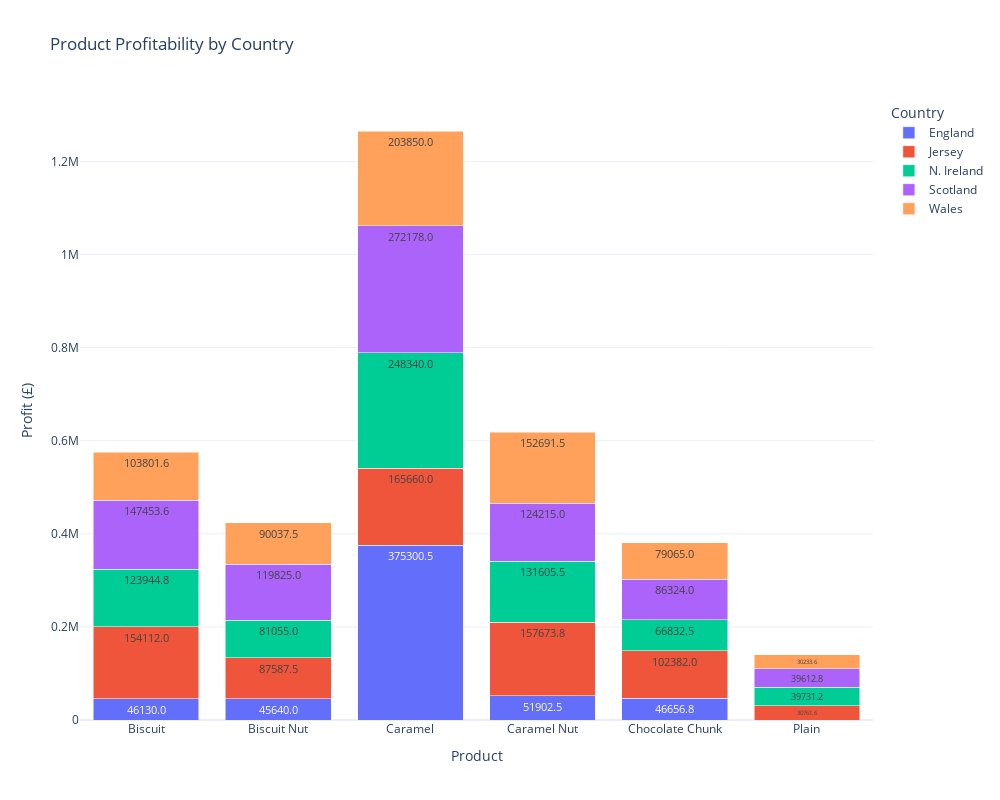

The notebook cell saved with this chart:
### Code cell
# Product Profitability — Stacked Bar Chart by Country

# Group the data by (Confectionary) and (Country) and sum the total profit for each combination.
profit_product_country = (df_iqr.groupby(['Confectionary', 'Country(UK)'])['Profit(£)'].sum().reset_index())

# Format profit values to one decimal place for cleaner labels on bars
profit_product_country['Profit_text'] = profit_product_country['Profit(£)'].map(lambda x: f"{x:.1f}")

# Create stacked bar chart
fig = px.bar(profit_product_country, x='Confectionary', y='Profit(£)', color='Country(UK)',            
    title='Product Profitability by Country', labels={'Profit(£)': 'Profit (£)', 'Confectionary': 'Product'},
    text='Profit_text')

# better visualization
fig.update_traces(textposition='inside', textfont=dict(size=11),         
    hovertemplate='<b>%{x}</b><br>Country: %{color}<br>Profit: £%{y:,.1f}<extra></extra>')

fig.update_layout(barmode='stack', xaxis_title='Product', yaxis_title='Profit (£)', template='plotly_white',         
    width=1000, height=800, legend_title='Country')

fig.show()

### Figure 1 — Plotly figure (JSON) as saved in the notebook; plotly's stock layout.template omitted (floating-point values rounded to 4 significant figures)
{"data": [{"alignmentgroup": "True", "hovertemplate": "<b>%{x}</b><br>Country: %{color}<br>Profit: £%{y:,.1f}<extra></extra>", "legendgroup": "England", "marker": {"color": "#636efa", "pattern": {"shape": ""}}, "name": "England", "offsetgroup": "England", "orientation": "v", "showlegend": true, "text": ["46130.0", "45640.0", "375300.5", "51902.5", "46656.8"], "textfont": {"size": 11}, "textposition": "inside", "type": "bar", "x": ["Biscuit", "Biscuit Nut", "Caramel", "Caramel Nut", "Chocolate Chunk"], "xaxis": "x", "y": [46130, 45640, 375300.0, 51900.0, 46660.0], "yaxis": "y"}, {"alignmentgroup": "True", "hovertemplate": "<b>%{x}</b><br>Country: %{color}<br>Profit: £%{y:,.1f}<extra></extra>", "legendgroup": "Jersey", "marker": {"color": "#EF553B", "pattern": {"shape": ""}}, "name": "Jersey", "offsetgroup": "Jersey", "orientation": "v", "showlegend": true, "text": ["154112.0", "87587.5", "165660.0", "157673.8", "102382.0", "30761.6"], "textfont": {"size": 11}, "textposition": "inside", "type": "bar", "x": ["Biscuit", "Biscuit Nut", "Caramel", "Caramel Nut", "Chocolate Chunk", "Plain"], "xaxis": "x", "y": [154112, 87590.0, 165660, 157700.0, 102382, 30760.0], "yaxis": "y"}, {"alignmentgroup": "True", "hovertemplate": "<b>%{x}</b><br>Country: %{color}<br>Profit: £%{y:,.1f}<extra></extra>", "legendgroup": "N. Ireland", "marker": {"color": "#00cc96", "pattern": {"shape": ""}}, "name": "N. Ireland", "offsetgroup": "N. Ireland", "orientation": "v", "showlegend": true, "text": ["123944.8", "81055.0", "248340.0", "131605.5", "66832.5", "39731.2"], "textfont": {"size": 11}, "textposition": "inside", "type": "bar", "x": ["Biscuit", "Biscuit Nut", "Caramel", "Caramel Nut", "Chocolate Chunk", "Plain"], "xaxis": "x", "y": [123900.0, 81055, 248340, 131600.0, 66830.0, 39730.0], "yaxis": "y"}, {"alignmentgroup": "True", "hovertemplate": "<b>%{x}</b><br>Country: %{color}<br>Profit: £%{y:,.1f}<extra></extra>", "legendgroup": "Scotland", "marker": {"color": "#ab63fa", "pattern": {"shape": ""}}, "name": "Scotland", "offsetgroup": "Scotland", "orientation": "v", "showlegend": true, "text": ["147453.6", "119825.0", "272178.0", "124215.0", "86324.0", "39612.8"], "textfont": {"size": 11}, "textposition": "inside", "type": "bar", "x": ["Biscuit", "Biscuit Nut", "Caramel", "Caramel Nut", "Chocolate Chunk", "Plain"], "xaxis": "x", "y": [147500.0, 119825, 272178, 124215, 86324, 39610.0], "yaxis": "y"}, {"alignmentgroup": "True", "hovertemplate": "<b>%{x}</b><br>Country: %{color}<br>Profit: £%{y:,.1f}<extra></extra>", "legendgroup": "Wales", "marker": {"color": "#FFA15A", "pattern": {"shape": ""}}, "name": "Wales", "offsetgroup": "Wales", "orientation": "v", "showlegend": true, "text": ["103801.6", "90037.5", "203850.0", "152691.5", "79065.0", "30233.6"], "textfont": {"size": 11}, "textposition": "inside", "type": "bar", "x": ["Biscuit", "Biscuit Nut", "Caramel", "Caramel Nut", "Chocolate Chunk", "Plain"], "xaxis": "x", "y": [103800.0, 90040.0, 203850, 152700.0, 79065, 30230.0], "yaxis": "y"}], "layout": {"barmode": "stack", "height": 800, "legend": {"title": {"text": "Country"}, "tracegroupgap": 0}, "title": {"text": "Product Profitability by Country"}, "width": 1000, "xaxis": {"anchor": "y", "autorange": true, "domain": [0, 1], "range": [-0.5, 5.5], "title": {"text": "Product"}, "type": "category"}, "yaxis": {"anchor": "x", "autorange": true, "domain": [0, 1], "range": [0, 1332000.0], "title": {"text": "Profit (£)"}, "type": "linear"}}}
